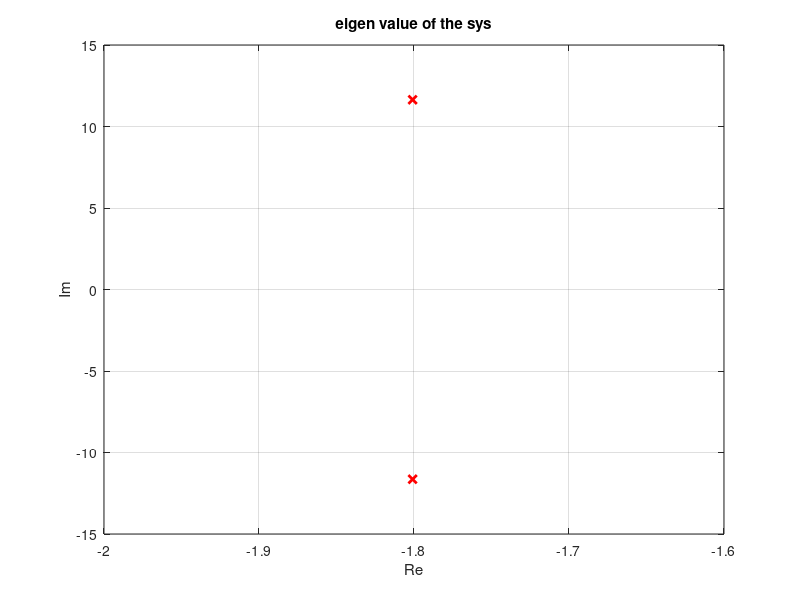

Here is the MATLAB script that generated this plot:
clc; clear all; close all;
%%
A = [-3.0551 -0.9750;
     29.8597 -3.4196];

B = [1.12; 40.9397];

C = [-152.7568 1.2493;
     0 1];

D = [56; 0];

Ed = [1 0 0;
      0 1 0];

Fd = [0 0 1;
      0 0 0];

Ef = [zeros(2) B];

Ff = [eye(2) D];
ss1 = ss(A, B, C, D);

n = size(A,2); % #x
m = size(C,1); % #y
r = size(B,2); % #u
s = 4;

Ts = 0.01;
sigma_ay = 0.05; 
sigma_r = 0.01;
BB = [B Ed Ef zeros(2)];
DD = [D Fd Ff eye(2)];
Q = 1 ;   % process noise covariance
R = 1 ;   % measurement noise covariance
ss2 = ss(A, BB, C, DD);

[kalmf, L, P] = kalman(ss1, Q, R);
eig_values = eig(A - L*C);
figure(1);plot(eig_values,"xr","LineWidth",2);grid on;
title("eigen value of the sys");
xlabel("Re");ylabel("Im");




